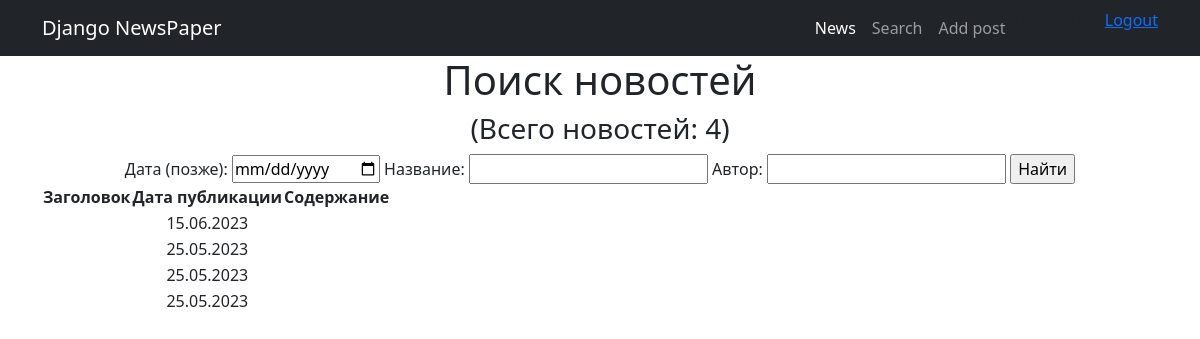
/news/search/ (signed in), run on the app's committed database.
### news/models.py (models this page shows, shortened)
class Post(models.Model):
    author = models.ForeignKey(Author, on_delete=models.CASCADE)
    NEWS = 'NW'
    ARTICAL = 'AR'
    CATEGORY_CHOICES = (
        (NEWS, 'Новость'),
        (ARTICAL, 'Статья'),
    )
    categoryType = models.CharField(max_length=2, choices=CATEGORY_CHOICES, default=ARTICAL)
    dateCreations = models.DateTimeField(auto_now_add=True)
    postCategory = models.ManyToManyField(Category, through='PostCategory')
    title = models.CharField(max_length=128)
    text = models.TextField()
    rating = models.SmallIntegerField(default=0)
    def get_absolute_url(self):
        return "/news/%i/" % self.id

### news/views.py (the view)
# urls.py: path('search/', PostSearch.as_view(), name='search'),
class PostSearch(ListView):
    model = Post
    template_name = 'news/post_search.html'
    context_object_name = 'posts'
    ordering = ['-dateCreations']
    def get_context_data(self, **kwargs):
        context = super().get_context_data(**kwargs)
        context['filter'] = PostFilter(self.request.GET, queryset=self.get_queryset())
        return context

### news/templatetags/custom_filters.py (called while the page is built)
@register.filter(name='censor')
def censor(value):
    censored = profanity.censor(value, '*')
    return (censored)

### news/templates/news/post_search.html (shortened to what this page needs)
{% extends 'news/base.html' %}
{% load custom_filters %}
{% block content %}
<h1>Поиск новостей</h1>
<h3>(Всего новостей: {{ posts|length }})</h3>
<form method='GET'>
    {{ filter.form }}
    <input type='submit' value='Найти'>
</form>
<table>
    <thead>
        <th>
            Заголовок
        </th>
        <th>
            Дата публикации
        </th>
        <th>
            Содержание
        </th>
    </thead>
    {% for post in filter.qs %}
        <tr>
            <td>
            </td>
            <td>
                {{ post.dateCreations|date:'d.m.Y' }}
            </td>
            <td>
            </td>
        </tr>
    {% endfor %}
{% endblock content %}

### data on the page
Post: dateCreations "15.06.2023"
Post: dateCreations "25.05.2023"
Post: dateCreations "25.05.2023"
Post: dateCreations "25.05.2023"

### other printed values
{{ posts|length }} "4"
